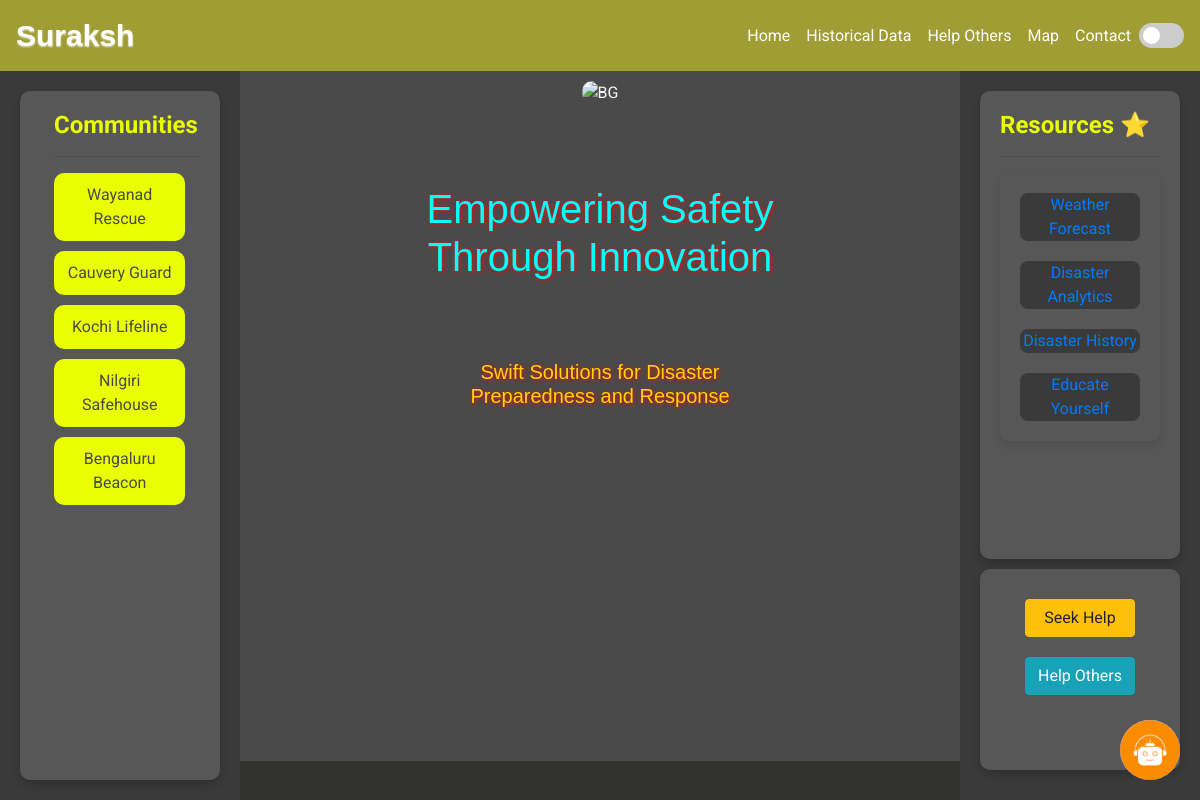
Screenshot of /home/ (signed in) with the database file from the repository.
### app/models.py (models this page shows, shortened)
class Community(models.Model):
    name = models.CharField(max_length=100)
    description = models.TextField()
    logo = models.ImageField(upload_to='community_logos/')
    members = models.ManyToManyField(User, related_name='communities')

### app/views.py (the view)
# urls.py: path('home/', views.home, name='home'),
@login_required
def home(request):
    communities = Community.objects.all()
    return render(request, 'home.html', {'communities': communities})

### templates/home.html (shortened to what this page needs)
<!DOCTYPE html>
<html lang="en">
  <head>
    <link
      href="https://stackpath.bootstrapcdn.com/bootstrap/4.5.2/css/bootstrap.min.css"
      rel="stylesheet"
    />
    <link
      href="https://cdnjs.cloudflare.com/ajax/libs/font-awesome/5.15.4/css/all.min.css"
      rel="stylesheet"
    />
    <link
      rel="stylesheet"
      href="https://cdnjs.cloudflare.com/ajax/libs/font-awesome/6.0.0-beta3/css/all.min.css"
    />
    <link
      rel="stylesheet"
      href="https://cdnjs.cloudflare.com/ajax/libs/font-awesome/6.0.0-beta3/css/all.min.css"
    />
  </head>
  <body>
    <header>
      <nav class="navbar navbar-expand-lg navbar-dark">
        <a class="navbar-brand" href="#">Suraksh</a>
        <div class="collapse navbar-collapse" id="navbarNav">
          <ul class="navbar-nav ml-auto">
            <li class="nav-item">
              <a class="nav-link" href="{% url 'home' %}">Home</a>
            </li>
            <li class="nav-item">
              <a class="nav-link" href="{% url 'histdata' %}"
                >Historical Data</a
              >
            </li>
            <li class="nav-item">
              <a class="nav-link" href="{% url 'seekers' %}">Help Others</a>
            </li>
            <li class="nav-item">
              <a class="nav-link" href="{% url 'map' %}">Map</a>
            </li>
            <li class="nav-item">
              <a class="nav-link" href="https://indianhelpline.com/">Contact</a>
            </li>
            <li class="nav-item d-flex align-items-center">
              <label class="toggle-switch mb-0">
                <span class="slider"></span>
              </label>
            </li>
          </ul>
        </div>
      </nav>
    </header>
    <main>
      <div class="column left-column">
        <div class="column-content">
          <h3 class="chead">Communities</h3>
          <hr />
          <div class="community-list">
            <ul style="list-style-type: none; padding-left: 0; width: 100%">
              {% for community in communities %}
              <li>
                <a
                  href="{% url 'community_detail' community.pk %}"
                  style="color: white; text-decoration: none"
                >
                  <button class="community-item">
                    {{ community.name }}
                  </button></a
                >
              </li>
              {% endfor %}
            </ul>
          </div>
        </div>
      </div>
      <div class="column middle-column">
        <div class="container">
          <img
            class="BG"
            src="https://earthobservations.org/storage/app/resources/resize/2200_0_0_0_auto/img_54001d890d9950bb03c3b469237198d2.webp"
            alt="BG"
            style="width: 100%"
          />
          <div class="centered1">
            <h1>Empowering Safety Through Innovation</h1>
          </div>
          <div class="centered2">
            <h5>Swift Solutions for Disaster Preparedness and Response</h5>
          </div>
        </div>
      </div>
      <div class="column right-column">
        <div class="right1-column-content">
          <h2 class="chead">Resources ⭐</h2>
          <hr />
          <div class="mss">
            <div class="sub-div1"><a href="">Weather Forecast</a></div>
            <div class="sub-div1">
              <a href="https://charantejabs-cherrypy.github.io/DataPlot/"
                >Disaster Analytics</a
              >
            </div>
            <div class="sub-div1">
              <a href="{% url 'histdata' %}">Disaster History</a>
            </div>
            <div class="sub-div1">
              <a href="{% url 'educate' %}">Educate Yourself</a>
            </div>
          </div>
        </div>
        <div class="right2-column-content">
          <div class="btns">
            <a href="{% url 'seek_help' %}" class="btn btn-warning"
              >Seek Help</a
            >
            <a href="{% url 'seekers' %}" class="btn btn-info">Help Others</a>
          </div>
        </div>
      </div>
    </main>
    <div id="chatbot-icon" onclick="toggleChatbot()">
      <img
        alt="Chatbot"
      />
    </div>
  </body>
</html>

### rows the page displays
Community: name "Wayanad Rescue"
Community: name "Cauvery Guard"
Community: name "Kochi Lifeline"
Community: name "Nilgiri Safehouse"
Community: name "Bengaluru Beacon"
